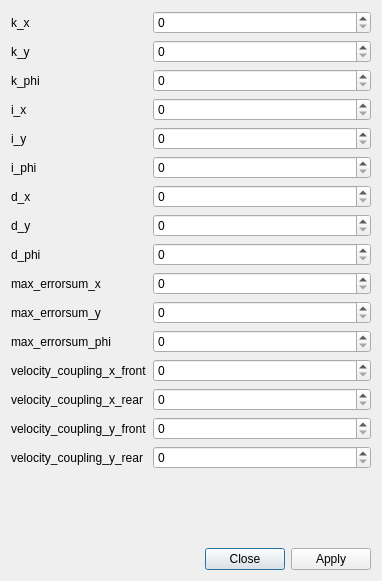
<?xml version="1.0" encoding="UTF-8"?>
<ui version="4.0">
 <class>RobotParametersDialog</class>
 <widget class="QDialog" name="RobotParametersDialog">
  <property name="geometry">
   <rect>
    <x>0</x>
    <y>0</y>
    <width>382</width>
    <height>581</height>
   </rect>
  </property>
  <property name="windowTitle">
   <string>Robot parameters</string>
  </property>
  <layout class="QVBoxLayout" name="verticalLayout">
   <item>
    <layout class="QFormLayout" name="formLayout">
     <item row="0" column="0">
      <widget class="QLabel" name="label">
       <property name="text">
        <string>k_x</string>
       </property>
      </widget>
     </item>
     <item row="0" column="1">
      <widget class="QSpinBox" name="spinK0">
       <property name="minimum">
        <number>0</number>
       </property>
       <property name="maximum">
        <number>65535</number>
       </property>
      </widget>
     </item>
     <item row="1" column="0">
      <widget class="QLabel" name="label_2">
       <property name="text">
        <string>k_y</string>
       </property>
      </widget>
     </item>
     <item row="1" column="1">
      <widget class="QSpinBox" name="spinK1">
       <property name="minimum">
        <number>0</number>
       </property>
       <property name="maximum">
        <number>65535</number>
       </property>
      </widget>
     </item>
     <item row="2" column="0">
      <widget class="QLabel" name="label_3">
       <property name="text">
        <string>k_phi</string>
       </property>
      </widget>
     </item>
     <item row="2" column="1">
      <widget class="QSpinBox" name="spinK2">
       <property name="minimum">
        <number>0</number>
       </property>
       <property name="maximum">
        <number>65535</number>
       </property>
      </widget>
     </item>
     <item row="3" column="0">
      <widget class="QLabel" name="label_4">
       <property name="text">
        <string>i_x</string>
       </property>
      </widget>
     </item>
     <item row="3" column="1">
      <widget class="QSpinBox" name="spinI0">
       <property name="minimum">
        <number>0</number>
       </property>
       <property name="maximum">
        <number>65535</number>
       </property>
      </widget>
     </item>
     <item row="4" column="0">
      <widget class="QLabel" name="label_5">
       <property name="text">
        <string>i_y</string>
       </property>
      </widget>
     </item>
     <item row="4" column="1">
      <widget class="QSpinBox" name="spinI1">
       <property name="minimum">
        <number>0</number>
       </property>
       <property name="maximum">
        <number>65535</number>
       </property>
      </widget>
     </item>
     <item row="5" column="0">
      <widget class="QLabel" name="label_6">
       <property name="text">
        <string>i_phi</string>
       </property>
      </widget>
     </item>
     <item row="5" column="1">
      <widget class="QSpinBox" name="spinI2">
       <property name="minimum">
        <number>0</number>
       </property>
       <property name="maximum">
        <number>65535</number>
       </property>
      </widget>
     </item>
     <item row="6" column="0">
      <widget class="QLabel" name="label_9">
       <property name="text">
        <string>d_x</string>
       </property>
      </widget>
     </item>
     <item row="6" column="1">
      <widget class="QSpinBox" name="spinD0">
       <property name="minimum">
        <number>0</number>
       </property>
       <property name="maximum">
        <number>65535</number>
       </property>
      </widget>
     </item>
     <item row="7" column="0">
      <widget class="QLabel" name="label_7">
       <property name="text">
        <string>d_y</string>
       </property>
      </widget>
     </item>
     <item row="7" column="1">
      <widget class="QSpinBox" name="spinD1">
       <property name="minimum">
        <number>0</number>
       </property>
       <property name="maximum">
        <number>65535</number>
       </property>
      </widget>
     </item>
     <item row="8" column="0">
      <widget class="QLabel" name="label_8">
       <property name="text">
        <string>d_phi</string>
       </property>
      </widget>
     </item>
     <item row="8" column="1">
      <widget class="QSpinBox" name="spinD2">
       <property name="minimum">
        <number>0</number>
       </property>
       <property name="maximum">
        <number>65535</number>
       </property>
      </widget>
     </item>
     <item row="9" column="0">
      <widget class="QLabel" name="label_12">
       <property name="text">
        <string>max_errorsum_x</string>
       </property>
      </widget>
     </item>
     <item row="9" column="1">
      <widget class="QSpinBox" name="spinMaxErrorsumX">
       <property name="minimum">
        <number>0</number>
       </property>
       <property name="maximum">
        <number>65535</number>
       </property>
      </widget>
     </item>
     <item row="10" column="0">
      <widget class="QLabel" name="label_10">
       <property name="text">
        <string>max_errorsum_y</string>
       </property>
      </widget>
     </item>
     <item row="10" column="1">
      <widget class="QSpinBox" name="spinMaxErrorsumY">
       <property name="minimum">
        <number>0</number>
       </property>
       <property name="maximum">
        <number>65535</number>
       </property>
      </widget>
     </item>
     <item row="11" column="0">
      <widget class="QLabel" name="label_11">
       <property name="text">
        <string>max_errorsum_phi</string>
       </property>
      </widget>
     </item>
     <item row="11" column="1">
      <widget class="QSpinBox" name="spinMaxErrorsumPhi">
       <property name="minimum">
        <number>0</number>
       </property>
       <property name="maximum">
        <number>65535</number>
       </property>
      </widget>
     </item>
     <item row="12" column="0">
      <widget class="QLabel" name="label_13">
       <property name="text">
        <string>velocity_coupling_x_front</string>
       </property>
      </widget>
     </item>
     <item row="12" column="1">
      <widget class="QSpinBox" name="spinVC_x_front">
       <property name="maximum">
        <number>65535</number>
       </property>
      </widget>
     </item>
     <item row="13" column="0">
      <widget class="QLabel" name="label_14">
       <property name="text">
        <string>velocity_coupling_x_rear</string>
       </property>
      </widget>
     </item>
     <item row="13" column="1">
      <widget class="QSpinBox" name="spinVC_x_rear">
       <property name="maximum">
        <number>65535</number>
       </property>
      </widget>
     </item>
     <item row="14" column="0">
      <widget class="QLabel" name="label_15">
       <property name="text">
        <string>velocity_coupling_y_front</string>
       </property>
      </widget>
     </item>
     <item row="14" column="1">
      <widget class="QSpinBox" name="spinVC_y_front">
       <property name="maximum">
        <number>65535</number>
       </property>
      </widget>
     </item>
     <item row="15" column="0">
      <widget class="QLabel" name="label_16">
       <property name="text">
        <string>velocity_coupling_y_rear</string>
       </property>
      </widget>
     </item>
     <item row="15" column="1">
      <widget class="QSpinBox" name="spinVC_y_rear">
       <property name="maximum">
        <number>65535</number>
       </property>
      </widget>
     </item>
    </layout>
   </item>
   <item>
    <spacer name="verticalSpacer">
     <property name="orientation">
      <enum>Qt::Vertical</enum>
     </property>
     <property name="sizeHint" stdset="0">
      <size>
       <width>20</width>
       <height>40</height>
      </size>
     </property>
    </spacer>
   </item>
   <item>
    <widget class="QDialogButtonBox" name="buttonBox">
     <property name="standardButtons">
      <set>QDialogButtonBox::Apply|QDialogButtonBox::Close</set>
     </property>
    </widget>
   </item>
  </layout>
 </widget>
 <resources/>
 <connections>
  <connection>
   <sender>buttonBox</sender>
   <signal>accepted()</signal>
   <receiver>RobotParametersDialog</receiver>
   <slot>accept()</slot>
   <hints>
    <hint type="sourcelabel">
     <x>248</x>
     <y>254</y>
    </hint>
    <hint type="destinationlabel">
     <x>157</x>
     <y>274</y>
    </hint>
   </hints>
  </connection>
  <connection>
   <sender>buttonBox</sender>
   <signal>rejected()</signal>
   <receiver>RobotParametersDialog</receiver>
   <slot>reject()</slot>
   <hints>
    <hint type="sourcelabel">
     <x>316</x>
     <y>260</y>
    </hint>
    <hint type="destinationlabel">
     <x>286</x>
     <y>274</y>
    </hint>
   </hints>
  </connection>
 </connections>
</ui>
